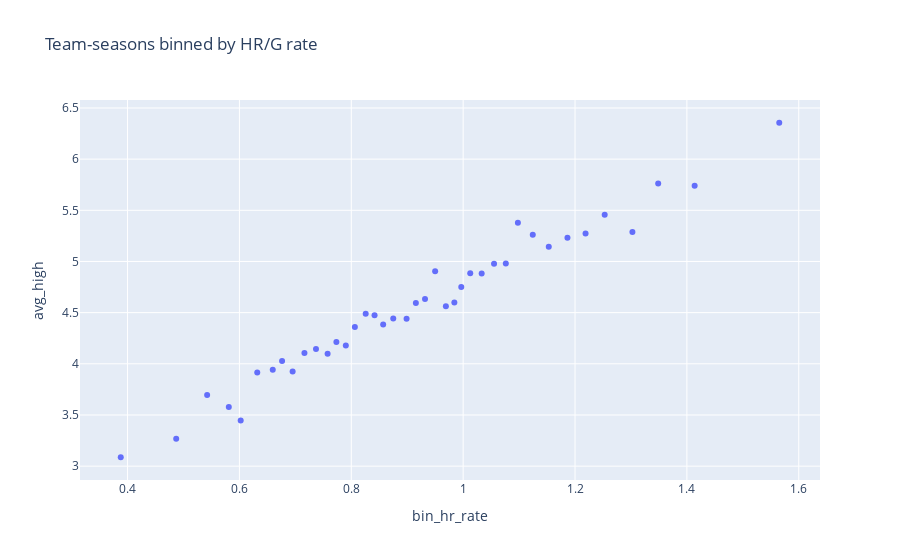

Here is the notebook cell this chart was saved with:
### Code cell
px.scatter(binned_teams, x='bin_hr_rate', y='avg_high', hover_data=['bin_size'], title="Team-seasons binned by HR/G rate")

### Figure 1 — Plotly figure (JSON) as saved in the notebook; plotly's stock layout.template omitted (floating-point values rounded to 4 significant figures)
{"data": [{"customdata": [[46], [45], [46], [45], [47], [47], [52], [36], [53], [38], [55], [41], [42], [45], [50], [47], [40], [47], [43], [59], [37], [41], [52], [48], [35], [48], [43], [51], [46], [48], [37], [46], [49], [43], [44], [46], [45], [46], [46], [45]], "hovertemplate": "bin_hr_rate=%{x}<br>avg_high=%{y}<br>bin_size=%{customdata[0]}<extra></extra>", "legendgroup": "", "marker": {"color": "#636efa", "symbol": "circle"}, "mode": "markers", "name": "", "orientation": "v", "showlegend": false, "type": "scatter", "x": [0.3878, 0.487, 0.5423, 0.581, 0.6023, 0.6319, 0.6596, 0.6763, 0.6951, 0.7162, 0.7369, 0.7577, 0.7734, 0.7903, 0.8064, 0.8258, 0.8416, 0.857, 0.875, 0.8989, 0.9155, 0.9318, 0.9499, 0.9691, 0.9843, 0.9966, 1.013, 1.033, 1.055, 1.076, 1.098, 1.124, 1.153, 1.186, 1.219, 1.253, 1.303, 1.349, 1.414, 1.565], "xaxis": "x", "y": [3.087, 3.267, 3.696, 3.578, 3.447, 3.915, 3.942, 4.028, 3.925, 4.105, 4.145, 4.098, 4.214, 4.178, 4.36, 4.489, 4.475, 4.383, 4.442, 4.441, 4.595, 4.634, 4.904, 4.562, 4.6, 4.75, 4.884, 4.882, 4.978, 4.979, 5.378, 5.261, 5.143, 5.233, 5.273, 5.457, 5.289, 5.761, 5.739, 6.356], "yaxis": "y"}], "layout": {"legend": {"tracegroupgap": 0}, "title": {"text": "Team-seasons binned by HR/G rate"}, "xaxis": {"anchor": "y", "domain": [0, 1], "title": {"text": "bin_hr_rate"}}, "yaxis": {"anchor": "x", "domain": [0, 1], "title": {"text": "avg_high"}}}}
